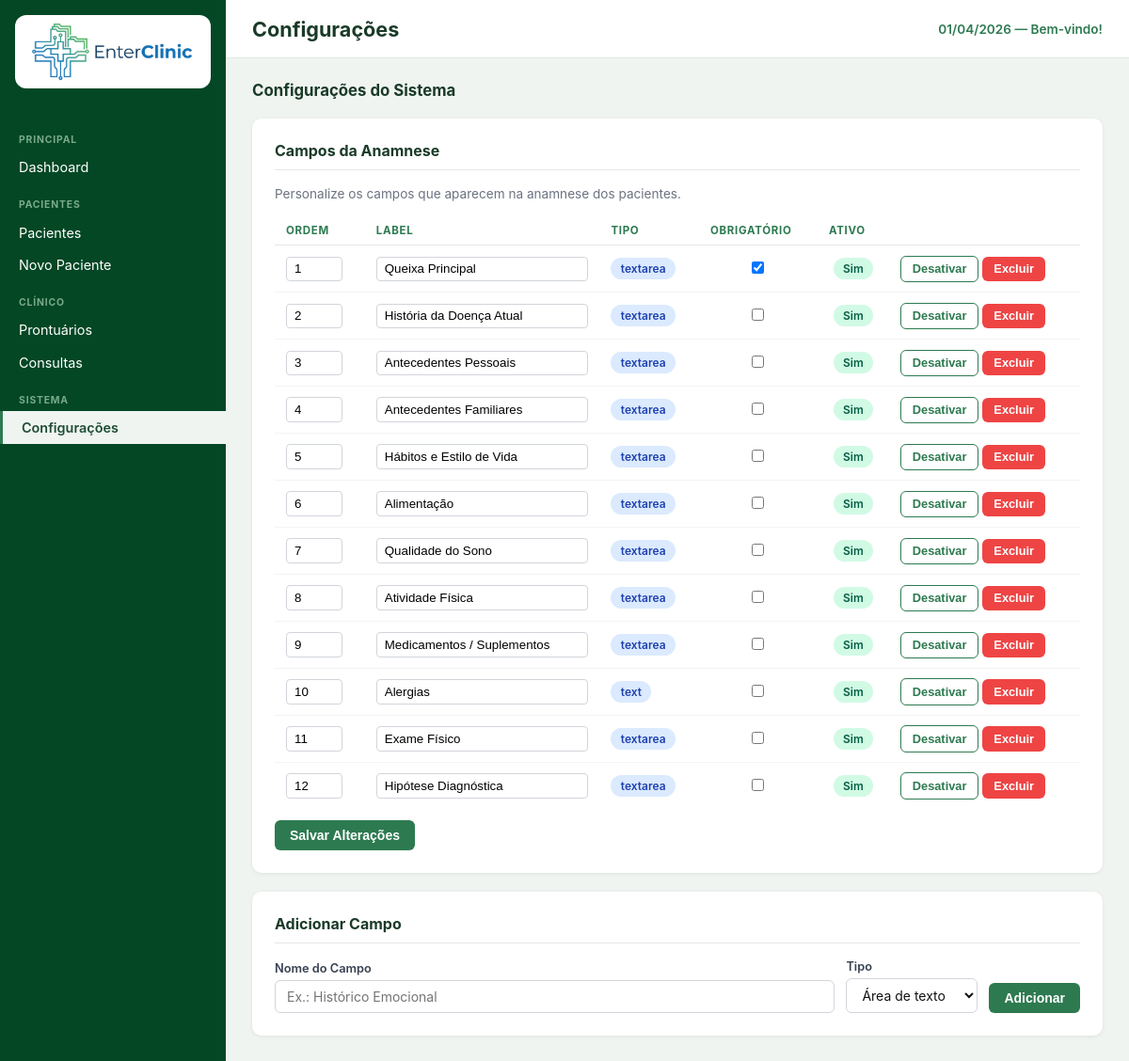
The app's page /configuracoes.php with its own data.
### tables this page shows
CREATE TABLE `campos_anamnese` (
  `id` int(11) NOT NULL,
  `nome` varchar(100) NOT NULL,
  `label` varchar(100) NOT NULL,
  `tipo` enum('textarea','text','select') DEFAULT 'textarea',
  `opcoes` text DEFAULT NULL,
  `obrigatorio` tinyint(1) DEFAULT 0,
  `ativo` tinyint(1) DEFAULT 1,
  `ordem` int(11) DEFAULT 0
);

### config.php (called while the page is built, shortened)
<?php
function sanitize(string $s): string {
    return htmlspecialchars(trim($s), ENT_QUOTES, 'UTF-8');
}

### configuracoes.php (the view, shortened to what this page needs)
<?php
require 'config.php';
$db = db();
$campos = $db->query("SELECT * FROM campos_anamnese ORDER BY ordem ASC")->fetchAll();
include 'includes/header.php';
?>
<div class="page-bar">
    <h2>Configurações do Sistema</h2>
</div>
<div class="card">
    <h2>Campos da Anamnese</h2>
    <p style="color:#6b7280;font-size:.85rem;margin-bottom:1rem;">Personalize os campos que aparecem na anamnese dos pacientes.</p>
    <form method="post">
        <table>
            <thead>
                <tr><th>ORDEM</th><th>LABEL</th><th>TIPO</th><th>OBRIGATÓRIO</th><th>ATIVO</th><th></th></tr>
            </thead>
            <tbody>
                <?php foreach ($campos as $c): ?>
                <tr>
                    <td>
                        <input type="number" name="campo[<?= $c['id'] ?>][ordem]" value="<?= (int)$c['ordem'] ?>"
                               style="width:60px;padding:.3rem .5rem;border:1px solid #d1d5db;border-radius:4px;">
                    </td>
                    <td>
                        <input type="text" name="campo[<?= $c['id'] ?>][label]" value="<?= sanitize($c['label']) ?>"
                               style="width:100%;padding:.3rem .5rem;border:1px solid #d1d5db;border-radius:4px;">
                    </td>
                    <td><span class="badge badge-blue"><?= sanitize($c['tipo']) ?></span></td>
                    <td style="text-align:center;">
                        <input type="checkbox" name="campo[<?= $c['id'] ?>][obrigatorio]" <?= $c['obrigatorio'] ? 'checked' : '' ?>>
                    </td>
                    <td style="text-align:center;">
                        <span class="badge <?= $c['ativo'] ? 'badge-green' : 'badge-gray' ?>"><?= $c['ativo'] ? 'Sim' : 'Não' ?></span>
                    </td>
                    <td style="white-space:nowrap;">
                        <form method="post" style="display:inline;">
                            <button type="submit" class="btn btn-outline btn-sm"><?= $c['ativo'] ? 'Desativar' : 'Ativar' ?></button>
                        </form>
                        <form method="post" style="display:inline;" onsubmit="return confirmDelete(this);">
                            <button type="submit" class="btn btn-danger btn-sm">Excluir</button>
                        </form>
                    </td>
                </tr>
                <?php endforeach; ?>
            </tbody>
        </table>
        <div class="form-actions" style="margin-top:.75rem;">
            <button type="submit" class="btn btn-primary">Salvar Alterações</button>
        </div>
    </form>
</div>
<div class="card">
    <h2>Adicionar Campo</h2>
    <form method="post" style="display:flex;gap:.75rem;align-items:flex-end;flex-wrap:wrap;">
        <div class="form-group" style="flex:1;min-width:180px;">
            <label>Nome do Campo</label>
            <input type="text" name="new_label" placeholder="Ex.: Histórico Emocional" required>
        </div>
        <div class="form-group" style="min-width:140px;">
            <label>Tipo</label>
            <select name="new_tipo">
                <option value="textarea">Área de texto</option>
            </select>
        </div>
        <button type="submit" class="btn btn-primary">Adicionar</button>
    </form>
</div>
<?php include 'includes/footer.php'; ?>

### assets/css/style.css (style rules this page uses)
*, *::before, *::after { box-sizing: border-box; margin: 0; padding: 0; }
body { font-family: -apple-system, BlinkMacSystemFont, 'Segoe UI', Roboto, sans-serif; background: #f0f4f1; color: #222; display: flex; min-height: 100vh; }
table { width: 100%; border-collapse: collapse; font-size: .875rem; }
thead th { text-align: left; font-size: .72rem; font-weight: 700; letter-spacing: .06em; color: #2d7a50; padding: .5rem .75rem; border-bottom: 1px solid #e5e7eb; }
tbody td { padding: .65rem .75rem; border-bottom: 1px solid #f3f4f6; color: #374151; }
tbody tr:last-child td { border-bottom: none; }
.badge { display: inline-block; padding: .25rem .65rem; border-radius: 20px; font-size: .75rem; font-weight: 600; }
.badge-green { background: #d1fae5; color: #065f46; }
.badge-blue { background: #dbeafe; color: #1e40af; }
.btn { display: inline-flex; align-items: center; gap: .4rem; padding: .5rem 1rem; border-radius: 6px; font-size: .875rem; font-weight: 600; cursor: pointer; text-decoration: none; border: none; transition: opacity .15s, background .15s; }
.btn-primary { background: #2d7a50; color: #fff; }
.btn-outline { background: transparent; color: #2d7a50; border: 1.5px solid #2d7a50; }
.btn-danger { background: #ef4444; color: #fff; }
.btn-sm { padding: .35rem .75rem; font-size: .8rem; }
.card { background: #fff; border-radius: 10px; padding: 1.5rem; box-shadow: 0 1px 4px rgba(0,0,0,.07); margin-bottom: 1.25rem; }
.card h2 { font-size: 1rem; font-weight: 700; color: #1a3a28; margin-bottom: 1.1rem; padding-bottom: .6rem; border-bottom: 1px solid #e5e7eb; }
.form-group { display: flex; flex-direction: column; gap: .3rem; }
.form-group label { font-size: .8rem; font-weight: 600; color: #374151; }
.form-group input, .form-group select, .form-group textarea { padding: .5rem .75rem; border: 1.5px solid #d1d5db; border-radius: 6px; font-size: .875rem; font-family: inherit; color: #111; background: #fff; transition: border-color .15s; width: 100%; }
.form-actions { display: flex; gap: .75rem; margin-top: 1.25rem; flex-wrap: wrap; }
.page-bar { display: flex; align-items: center; justify-content: space-between; margin-bottom: 1.25rem; }
.page-bar h2 { font-size: 1.05rem; font-weight: 700; color: #1a3a28; }

### records on screen
campos_anamnese: id+ordem "1", label "Queixa Principal", tipo "textarea", obrigatorio "☑", ativo "Sim"
campos_anamnese: id+ordem "2", label "História da Doença Atual", tipo "textarea", ativo "Sim"
campos_anamnese: id+ordem "3", label "Antecedentes Pessoais", tipo "textarea", ativo "Sim"
campos_anamnese: id+ordem "4", label "Antecedentes Familiares", tipo "textarea", ativo "Sim"
campos_anamnese: id+ordem "5", label "Hábitos e Estilo de Vida", tipo "textarea", ativo "Sim"
campos_anamnese: id+ordem "6", label "Alimentação", tipo "textarea", ativo "Sim"
campos_anamnese: id+ordem "7", label "Qualidade do Sono", tipo "textarea", ativo "Sim"
campos_anamnese: id+ordem "8", label "Atividade Física", tipo "textarea", ativo "Sim"
campos_anamnese: id+ordem "9", label "Medicamentos / Suplementos", tipo "textarea", ativo "Sim"
campos_anamnese: id+ordem "10", label "Alergias", tipo "text", ativo "Sim"
campos_anamnese: id+ordem "11", label "Exame Físico", tipo "textarea", ativo "Sim"
campos_anamnese: id+ordem "12", label "Hipótese Diagnóstica", tipo "textarea", ativo "Sim"

### other values on screen
$pageTitle "Configurações"
